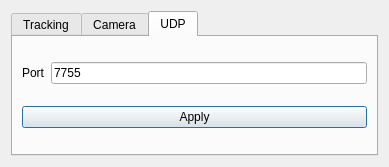
<?xml version="1.0" encoding="UTF-8"?>
<ui version="4.0">
 <class>PrefsDialog</class>
 <widget class="QDialog" name="PrefsDialog">
  <property name="geometry">
   <rect>
    <x>0</x>
    <y>0</y>
    <width>389</width>
    <height>167</height>
   </rect>
  </property>
  <property name="windowTitle">
   <string>Dialog</string>
  </property>
  <property name="locale">
   <locale language="English" country="UnitedStates"/>
  </property>
  <layout class="QHBoxLayout" name="horizontalLayout">
   <item>
    <widget class="QTabWidget" name="tabWidget">
     <property name="currentIndex">
      <number>2</number>
     </property>
     <widget class="QWidget" name="tab">
      <attribute name="title">
       <string>Tracking</string>
      </attribute>
      <layout class="QFormLayout" name="formLayout">
       <item row="1" column="0">
        <widget class="QLabel" name="label">
         <property name="text">
          <string>Chessboard width</string>
         </property>
        </widget>
       </item>
       <item row="1" column="1">
        <widget class="QSpinBox" name="spinBoxH">
         <property name="suffix">
          <string> squares</string>
         </property>
         <property name="minimum">
          <number>3</number>
         </property>
         <property name="value">
          <number>7</number>
         </property>
        </widget>
       </item>
       <item row="2" column="1">
        <widget class="QSpinBox" name="spinBoxW">
         <property name="suffix">
          <string> squares</string>
         </property>
         <property name="minimum">
          <number>3</number>
         </property>
         <property name="value">
          <number>10</number>
         </property>
        </widget>
       </item>
       <item row="2" column="0">
        <widget class="QLabel" name="label_2">
         <property name="text">
          <string>Chessboard height</string>
         </property>
        </widget>
       </item>
       <item row="3" column="0">
        <widget class="QLabel" name="label_3">
         <property name="text">
          <string>Square size</string>
         </property>
        </widget>
       </item>
       <item row="3" column="1">
        <widget class="QDoubleSpinBox" name="doubleSpinBoxSz">
         <property name="suffix">
          <string> mm</string>
         </property>
         <property name="minimum">
          <double>2.000000000000000</double>
         </property>
         <property name="value">
          <double>23.699999999999999</double>
         </property>
        </widget>
       </item>
      </layout>
     </widget>
     <widget class="QWidget" name="tab_2">
      <attribute name="title">
       <string>Camera</string>
      </attribute>
      <layout class="QHBoxLayout" name="horizontalLayout_2">
       <item>
        <widget class="QLabel" name="label_4">
         <property name="text">
          <string>Camera number</string>
         </property>
        </widget>
       </item>
       <item>
        <widget class="QSpinBox" name="spinBoxCam"/>
       </item>
      </layout>
     </widget>
     <widget class="QWidget" name="tab_3">
      <attribute name="title">
       <string>UDP</string>
      </attribute>
      <layout class="QVBoxLayout" name="verticalLayout">
       <item>
        <layout class="QHBoxLayout" name="horizontalLayout_3">
         <item>
          <widget class="QLabel" name="label_6">
           <property name="text">
            <string>Port</string>
           </property>
          </widget>
         </item>
         <item>
          <widget class="QLineEdit" name="lineEditPort">
           <property name="text">
            <string>7755</string>
           </property>
          </widget>
         </item>
        </layout>
       </item>
       <item>
        <widget class="QPushButton" name="portApplyButton">
         <property name="text">
          <string>Apply</string>
         </property>
        </widget>
       </item>
      </layout>
     </widget>
    </widget>
   </item>
  </layout>
 </widget>
 <resources/>
 <connections/>
</ui>
